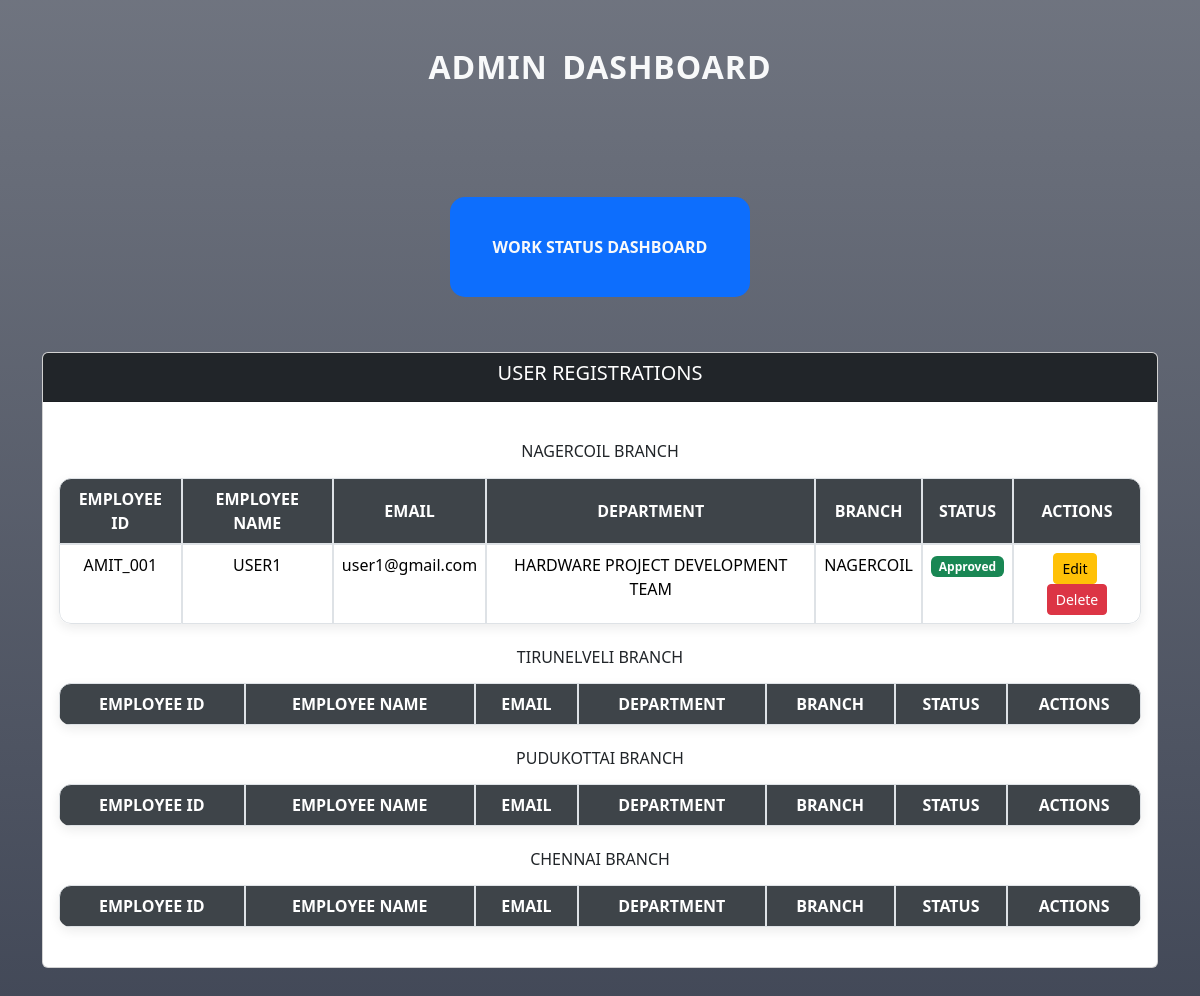
Screenshot of /admin-dashboard/ with the database file from the repository.
### amit_logins/models.py (models this page shows, shortened)
class User(AbstractUser):
    DEPARTMENT_CHOICES = [
        ('HARDWARE PROJECT DEVELOPMENT TEAM', 'HARDWARE PROJECT DEVELOPMENT TEAM'),
        ('ADMIN TEAM', 'ADMIN TEAM'),
        ('ADMIN-MANAGEMENT WORK TEAM', 'ADMIN-MANAGEMENT WORK TEAM'),
    ]
    BRANCH_CHOICES = [
        ('NAGERCOIL', 'NAGERCOIL'),
    ]
    employee_name = models.CharField(max_length=100, null=True, blank=True)
    department = models.CharField(max_length=50, choices=DEPARTMENT_CHOICES)
    branch = models.CharField(max_length=20, choices=BRANCH_CHOICES)
    is_team_leader = models.BooleanField(default=False)
    is_approved = models.BooleanField(default=False)  # ✅ New field for admin approval

### amit_logins/views.py (the view)
# urls.py: path('admin-dashboard/', views.admin_dashboard, name='admin_dashboard'),
def admin_dashboard(request):
    user_registrations = User.objects.all().order_by('username')
    BRANCHES = ['NAGERCOIL', 'TIRUNELVELI', 'PUDUKOTTAI', 'CHENNAI']
    work_status_records = WorkStatus.objects.all()
    DEPARTMENT_CHOICES = [
    'journal team',
    'Research work development team',
    'software project development team',
    'hardware project development team',
    'Technical team',
    'Admin team',
]
    context = {
        'user_registrations': user_registrations,
        'departments': DEPARTMENT_CHOICES,
        'branches': BRANCHES,
    }
    return render(request, 'logins/admin_dashboard.html', context)

### amit_logins/templates/logins/admin_dashboard.html (shortened to what this page needs)
{% extends 'logins/base.html' %}
{% block content %}
<!DOCTYPE html>
<html lang="en">
<head>
</head>
<body>
    <h2 class="text-center text-light mt-5" >ADMIN DASHBOARD</h2><br><br>
<div class=" d-flex justify-content-around">
    <div class=" d-flex   flex-column">
        <a href="{% url 'workstatus_branch_list' %}" class="btn  text-light mt-5"><div class="box text-light bg-primary">WORK STATUS DASHBOARD</div></a>
    </div>
</div>
<div class="container mt-4">
    <div class="card mb-4 mt-5">
        <div class="card-header bg-dark text-white">
            <h5 class="text-center text-uppercase">User Registrations</h5>
        </div>
        <div class="card-body">
            {% for branch in branches %}
                <h6 class="mt-4 mb-2 text-uppercase text-center">{{ branch }} Branch</h6>
                <table class="table table-bordered table-rounded mb-4 text-center mt-3">
                    <thead class="table-light text-uppercase">
                        <tr class="">
                            <th>EMPLOYEE ID</th>
                            <th>EMPLOYEE NAME</th>
                            <th>EMAIL</th>
                            <th>DEPARTMENT</th>
                            <th>BRANCH</th>
                            <th>STATUS</th>
                            <th>ACTIONS</th>
                        </tr>
                    </thead>
                    <tbody>
                        {% with users=user_registrations %}
                            {% for user in users %}
                                {% if user.branch == branch %}
                                    <tr>
                                        <td>{{ user.username }}</td>
                                        <td>{{ user.employee_name }}</td>
                                        <td>{{ user.email }}</td>
                                        <td>{{ user.department }}</td>
                                        <td>{{ user.branch }}</td>
                                        <td>
                                            {% if user.is_approved %}
                                                <span class="badge bg-success">Approved</span>
                                            {% else %}
                                                <span class="badge bg-warning text-dark">Pending</span>
                                            {% endif %}
                                        </td>
                                        <td>
                                            <a href="{% url 'edit_user' user.id %}" class="btn btn-warning btn-sm me-1">Edit</a>
                                            <a href="{% url 'delete_user' user.id %}" class="btn btn-danger btn-sm"
                                            onclick="return confirm('Are you sure you want to delete {{ user.username }}?');">
                                            Delete
                                         </a>
                                        </td>
                                    </tr>
                                {% endif %}
                            {% empty %}
                                <tr><td colspan="6" class="text-center">No user registrations for this branch.</td></tr>
                            {% endfor %}
                        {% endwith %}
                    </tbody>
                </table>
            {% endfor %}
        </div>
    </div>
<br><br><br><br>
</body>
</html>
{% endblock %}

### rows the page displays
User: username "AMIT_001", employee_name "USER1", email "user1@gmail.com", department "HARDWARE PROJECT DEVELOPMENT TEAM", branch "NAGERCOIL", is_approved "Approved"

### other values shown
{{ branch }} "NAGERCOIL" "TIRUNELVELI" "PUDUKOTTAI" "CHENNAI"
